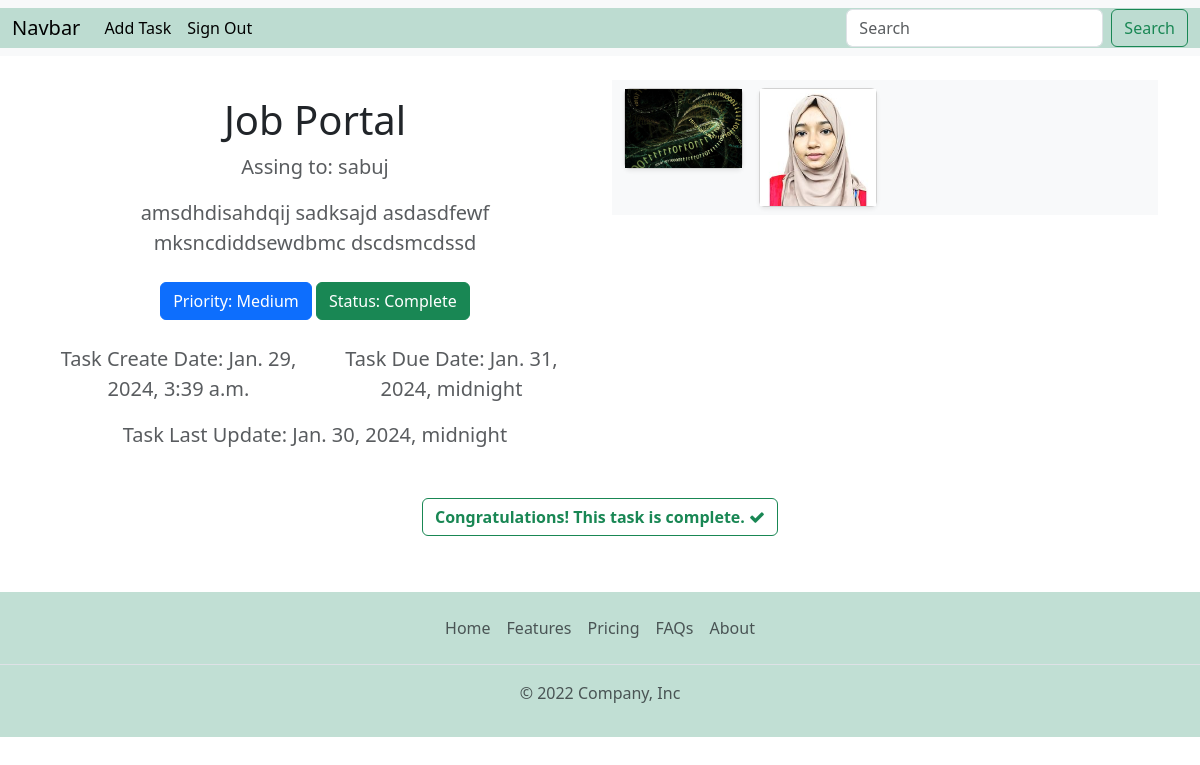
The page /task-view/3/ on the database as committed earlier.
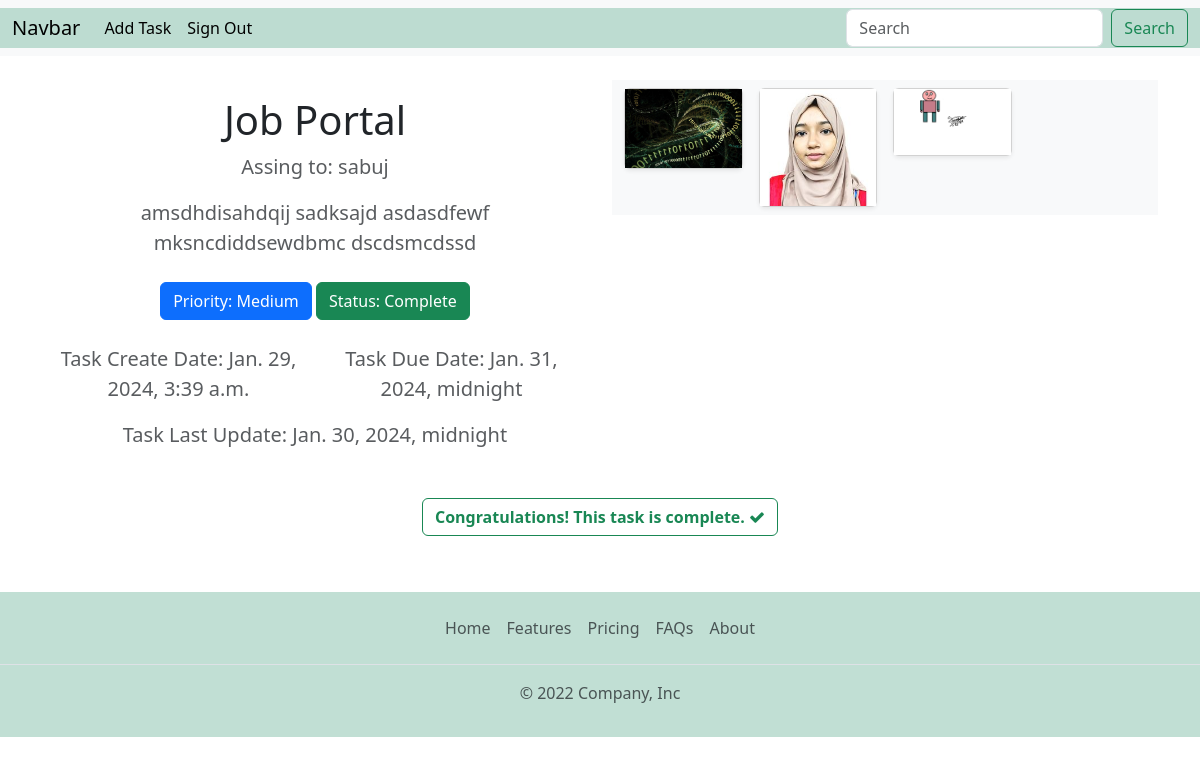
The same page on the database as committed later.
### task/models.py (models this page shows, shortened)
class Task(models.Model):
    PRIORITY = (('Low', 'Low'),('Medium', 'Medium'),('High', 'High'),)
    assigned_to = models.ForeignKey(CustomUser, on_delete=models.CASCADE, null=True, blank=True)
    title = models.CharField(max_length=300)
    description = models.TextField()
    due_date =models.DateTimeField()
    priority = models.CharField(choices=PRIORITY, default='Medium', max_length=20)
    is_complete = models.BooleanField(default=False)
    created_date = models.DateTimeField(auto_now_add=True, editable=False,blank=True,null=True)
    completed_date = models.DateTimeField(auto_now_add=True,editable=False,blank=True,null=True)
    updated_date = models.DateTimeField(auto_now=True)

class Task_Image(models.Model):
    task = models.ForeignKey(Task,on_delete=models.CASCADE,related_name='image',blank=True,null=True)
    image= models.ImageField(upload_to='Task-Image')

### authentication/models.py (models this page shows)
class CustomUser(AbstractUser):
    USER_TYPE = (
        ('Admin','Admin'),('User','User'),('Staff','Staff'),
    )
    GENDER=(
        ('Male','Male'), ('Female','Female'),
    )
    BLOOD_GROUP=(
        ('A+','A+'),('A-','A-'),('AB+','AB+'),('AB-','AB-'),('B+','B+'),('B-','B-'),('O+','O+'),('O-','O-'),
    )
    phone_number= models.CharField(max_length=15,null=True,blank=True)
    date_of_birth = models.DateField(blank =True, null=True)
    address= models.CharField(max_length=200, null=True, blank=True)
    user_type= models.CharField(choices=USER_TYPE,max_length=30, null=True, blank=True)
    gender= models.CharField(choices=GENDER,max_length=10, null=True, blank=True)
    blood_group= models.CharField(choices=BLOOD_GROUP,max_length=5, null=True, blank=True)
    bio= models.CharField(max_length=300, null=True, blank=True)
    image= models.ImageField(upload_to='profile_pic',null=True, blank=True)
    otp = models.CharField(max_length=6, blank=True, null=True)
    def __str__(self):
        return self.username

### task/views.py (the view)
# urls.py: path('task-view/<int:id>/',task_view,name="task_view"),
def task_view(request,id):
    task_view = Task.objects.get(id=id)
    image = Task_Image.objects.filter(task=task_view)
    if request.method == 'POST':
        image = request.FILES.get('image')
        if image:
            task_image = Task_Image.objects.create(image=image,task=task_view)
            task_image.save()
        return redirect(request.META['HTTP_REFERER'])
    return render(request,'task/task_view.html',{'task_view':task_view, 'image':image})

### templates/task/task_view.html (shortened to what this page needs)
{% extends './base.html' %}
{% load static %}
{% block body %}
<br>
<main>
    <div class="row">
        <div class="col-6">
            <section class="py-2 text-center container">
                <div class="row py-lg-2">
                    <div class="col-lg-12 col-md-8 mx-auto">
                        <h1 class="fw-light">{{task_view.title}}</h1>
                        <p class="lead text-muted"><b>Assing to: {{task_view.assigned_to}}</b></p>
                        <p class="lead text-muted">{{task_view.description}}</p>
                        <p>
                            <a class="btn btn-primary my-2">Priority: {{task_view.priority}} </a>
                            {% if task_view.is_complete %}
                            <a class="btn btn-success my-2">Status: Complete </a>
                            {% else %}
                            <a class="btn btn-secondary my-2">Status:  Incomplete </a>
                            {% endif %}
                        </p>
                        <div class="row">
                            <div class="col-6">
                                <p class="lead text-muted">Task Create Date: {{task_view.created_date}} </p>
                            </div>
                            <div class="col-6">
                                <p class="lead text-muted">Task Due Date: {{task_view.due_date}} </p>
                            </div>
                        </div>
                        <div class="row">
                            <div class="col-12">
                                <p class="lead text-muted">Task Last Update: {{task_view.updated_date}} </p>
                            </div>
                        </div>
                    </div>
                </div>
            </section>
        </div>
        <div class="col-6">
            <div class="album py-2 bg-light">
                <div class="container">
                    <div class="row row-cols-1 row-cols-sm-2 row-cols-md-4 g-3">
                        {% if image  %}
                        {% for image in image %}
                        <div class="col">
                            <div class="card shadow-sm">
                                <img src="{{image.image.url}}" alt="" width="100%">
                            </div>
                        </div>
                        {% endfor %}
                        {% else %}
                        <p>No photos for this task yet.</p>
                        {% endif %}
                    </div>
                </div>
            </div>
        </div>
    </div>
    <section class="text-center container">
        <div class="row py-lg-2">
            <div class="col-lg-12 col-md-8 mx-auto">
                <p>
                    {% if task_view.is_complete != True %}
                    {% if request.user.user_type == 'Admin' or request.user.user_type == 'Staff' %}
                    <a href="{% url 'edit_task' task_view.id %}" class="btn btn-primary my-2">Upadte Task</a>
                    {% if request.user.user_type == 'Admin' %}
                    <!-- <a href="{% url 'delete_task' task_view.id %}" class="btn btn-danger my-2">
                        Delete Task
                    </a> -->
                    <button  type="button" class="btn btn-danger" data-toggle="modal" data-target="#exampleModal">
                       Delete Task
                      </button>
                    {% endif %}
                    {% endif %}
                    <a href="{% url 'task_submition' task_view.id %}" class="btn btn-success my-2">
                        Task Complete
                    </a>
                    {% else %}
                    <a class="btn btn-outline-success my-2"><b>
                        Congratulations! This task is complete. </b><i class="fa fa-check"></i>
                    </a>
                    {% endif %}
                </p>
            </div>
        </div>
    </section>
</main>
{% endblock body %}

### templates/task/base.html (shortened to what this page needs)
<!DOCTYPE html>
<html lang="en">
<head>
    <link href="https://cdn.jsdelivr.net/npm/bootstrap@5.3.2/dist/css/bootstrap.min.css" rel="stylesheet">
    <link rel="stylesheet" href="https://cdnjs.cloudflare.com/ajax/libs/font-awesome/4.7.0/css/font-awesome.min.css">
  </head>
<body>
    <nav class="navbar navbar-expand-lg bg-body-tertiary">
        <div class="container-fluid" style="background-color: rgba(141, 196, 177, 0.547);">
          <a class="navbar-brand" href="{% url 'task_list' %}">Navbar</a>
          <div class="collapse navbar-collapse" id="navbarSupportedContent">
            <ul class="navbar-nav me-auto mb-2 mb-lg-0">
              <li class="nav-item">
                <a class="nav-link active" aria-current="page" href="{% url 'add_task' %}">Add Task</a>
              </li>
              <li class="nav-item">
                <a class="nav-link active" aria-current="page" href="{% url 'sign_out' %}">Sign Out</a>
              </li>
            </ul>
            <form class="d-flex" role="search" method="GET">
                <input class="form-control me-2" type="search" placeholder="Search" aria-label="Search"
                    name="search_bar">
                <button class="btn btn-outline-success" type="submit">Search</button>
            </form>
          </div>
        </div>
      </nav>
    <div class="container">
        {% block body %}{% endblock body %}
    </div>
    <div>
        <footer class="py-3 my-4" style="background-color: rgba(141, 196, 177, 0.547);">
          <ul class="nav justify-content-center border-bottom pb-3 mb-3">
            <li class="nav-item"><a href="#" class="nav-link px-2 text-muted">Home</a></li>
            <li class="nav-item"><a href="#" class="nav-link px-2 text-muted">Features</a></li>
            <li class="nav-item"><a href="#" class="nav-link px-2 text-muted">Pricing</a></li>
            <li class="nav-item"><a href="#" class="nav-link px-2 text-muted">FAQs</a></li>
            <li class="nav-item"><a href="#" class="nav-link px-2 text-muted">About</a></li>
          </ul>
          <p class="text-center text-muted">© 2022 Company, Inc</p>
        </footer>
      </div>
</body>
</html>

Rows that differ between the two databases and show on the page:
added Task_Image: image (picture)
